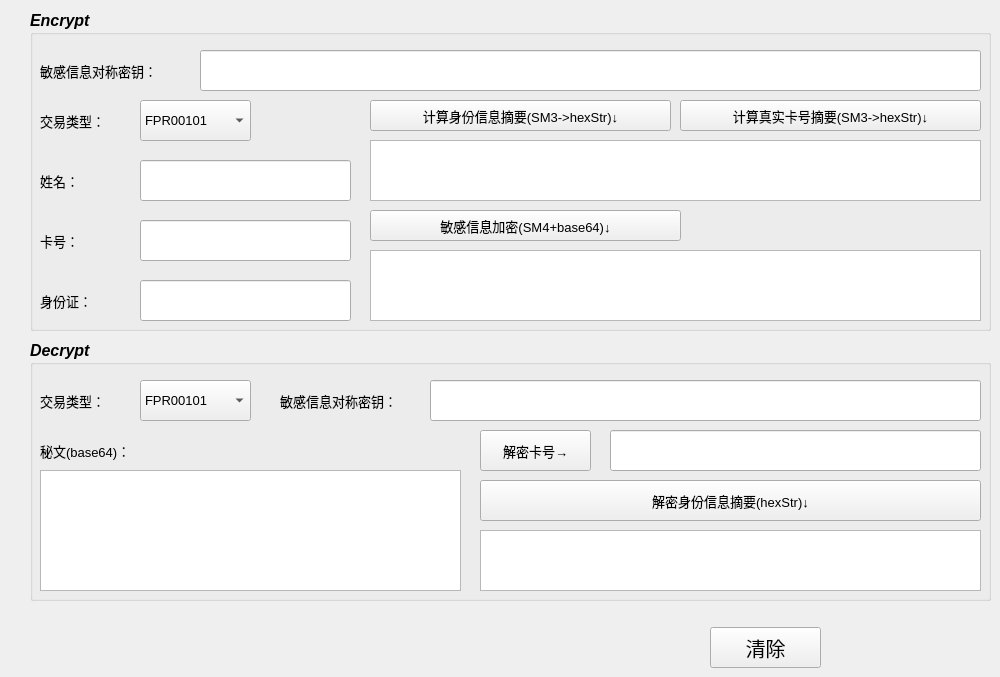
   <widget class="QWidget" name="TabSec">
    <attribute name="title">
     <string>       Sec       </string>
    </attribute>
    <widget class="QPushButton" name="Sense_ButtonClear">
     <property name="geometry">
      <rect>
       <x>710</x>
       <y>627</y>
       <width>111</width>
       <height>41</height>
      </rect>
     </property>
     <property name="font">
      <font>
       <family>Agency FB</family>
       <pointsize>15</pointsize>
      </font>
     </property>
     <property name="text">
      <string>清除</string>
     </property>
    </widget>
    <widget class="QGroupBox" name="groupBox_3">
     <property name="geometry">
      <rect>
       <x>30</x>
       <y>10</y>
       <width>961</width>
       <height>321</height>
      </rect>
     </property>
     <property name="font">
      <font>
       <pointsize>12</pointsize>
       <weight>75</weight>
       <italic>true</italic>
       <bold>true</bold>
      </font>
     </property>
     <property name="title">
      <string>Encrypt</string>
     </property>
     <widget class="QLabel" name="label_25">
      <property name="geometry">
       <rect>
        <x>10</x>
        <y>90</y>
        <width>91</width>
        <height>41</height>
       </rect>
      </property>
      <property name="font">
       <font>
        <pointsize>10</pointsize>
        <weight>50</weight>
        <italic>false</italic>
        <bold>false</bold>
       </font>
      </property>
      <property name="text">
       <string>交易类型：</string>
      </property>
     </widget>
     <widget class="QLabel" name="label_26">
      <property name="geometry">
       <rect>
        <x>10</x>
        <y>210</y>
        <width>91</width>
        <height>41</height>
       </rect>
      </property>
      <property name="font">
       <font>
        <pointsize>10</pointsize>
        <weight>50</weight>
        <italic>false</italic>
        <bold>false</bold>
       </font>
      </property>
      <property name="text">
       <string>卡号：</string>
      </property>
     </widget>
     <widget class="QLineEdit" name="Sec_Card">
      <property name="geometry">
       <rect>
        <x>110</x>
        <y>210</y>
        <width>211</width>
        <height>41</height>
       </rect>
      </property>
      <property name="font">
       <font>
        <pointsize>10</pointsize>
        <weight>50</weight>
        <italic>false</italic>
        <bold>false</bold>
       </font>
      </property>
     </widget>
     <widget class="QLabel" name="label_27">
      <property name="geometry">
       <rect>
        <x>10</x>
        <y>150</y>
        <width>91</width>
        <height>41</height>
       </rect>
      </property>
      <property name="font">
       <font>
        <pointsize>10</pointsize>
        <weight>50</weight>
        <italic>false</italic>
        <bold>false</bold>
       </font>
      </property>
      <property name="text">
       <string>姓名：</string>
      </property>
     </widget>
     <widget class="QLineEdit" name="Sec_Name">
      <property name="geometry">
       <rect>
        <x>110</x>
        <y>150</y>
        <width>211</width>
        <height>41</height>
       </rect>
      </property>
      <property name="font">
       <font>
        <pointsize>10</pointsize>
        <weight>50</weight>
        <italic>false</italic>
        <bold>false</bold>
       </font>
      </property>
     </widget>
     <widget class="QLabel" name="label_28">
      <property name="geometry">
       <rect>
        <x>10</x>
        <y>270</y>
        <width>91</width>
        <height>41</height>
       </rect>
      </property>
      <property name="font">
       <font>
        <pointsize>10</pointsize>
        <weight>50</weight>
        <italic>false</italic>
        <bold>false</bold>
       </font>
      </property>
      <property name="text">
       <string>身份证：</string>
      </property>
     </widget>
     <widget class="QLineEdit" name="Sec_Id">
      <property name="geometry">
       <rect>
        <x>110</x>
        <y>270</y>
        <width>211</width>
        <height>41</height>
       </rect>
      </property>
      <property name="font">
       <font>
        <pointsize>10</pointsize>
        <weight>50</weight>
        <italic>false</italic>
        <bold>false</bold>
       </font>
      </property>
     </widget>
     <widget class="QComboBox" name="Sec_Button1">
      <property name="geometry">
       <rect>
        <x>110</x>
        <y>90</y>
        <width>111</width>
        <height>41</height>
       </rect>
      </property>
      <property name="font">
       <font>
        <pointsize>10</pointsize>
        <weight>50</weight>
        <italic>false</italic>
        <bold>false</bold>
       </font>
      </property>
      <property name="currentIndex">
       <number>0</number>
      </property>
      <item>
       <property name="text">
        <string>FPR00101</string>
       </property>
      </item>
      <item>
       <property name="text">
        <string>FPR00102</string>
       </property>
      </item>
      <item>
       <property name="text">
        <string>FPR00103</string>
       </property>
      </item>
      <item>
       <property name="text">
        <string>FPR00201</string>
       </property>
      </item>
      <item>
       <property name="text">
        <string>FPR00202</string>
       </property>
      </item>
     </widget>
     <widget class="QTextEdit" name="Sec_Digest">
      <property name="geometry">
       <rect>
        <x>340</x>
        <y>130</y>
        <width>611</width>
        <height>61</height>
       </rect>
      </property>
      <property name="font">
       <font>
        <family>Consolas</family>
        <pointsize>12</pointsize>
        <weight>50</weight>
        <italic>false</italic>
        <bold>false</bold>
       </font>
      </property>
     </widget>
     <widget class="QPushButton" name="Sec_Button2">
      <property name="geometry">
       <rect>
        <x>340</x>
        <y>90</y>
        <width>301</width>
        <height>31</height>
       </rect>
      </property>
      <property name="font">
       <font>
        <pointsize>10</pointsize>
        <weight>50</weight>
        <italic>false</italic>
        <bold>false</bold>
       </font>
      </property>
      <property name="text">
       <string>计算身份信息摘要(SM3-&gt;hexStr)↓</string>
      </property>
     </widget>
     <widget class="QTextEdit" name="Sec_EncryptText">
      <property name="geometry">
       <rect>
        <x>340</x>
        <y>240</y>
        <width>611</width>
        <height>71</height>
       </rect>
      </property>
      <property name="font">
       <font>
        <family>Consolas</family>
        <pointsize>12</pointsize>
        <weight>50</weight>
        <italic>false</italic>
        <bold>false</bold>
       </font>
      </property>
     </widget>
     <widget class="QPushButton" name="Sec_Button3">
      <property name="geometry">
       <rect>
        <x>340</x>
        <y>200</y>
        <width>311</width>
        <height>31</height>
       </rect>
      </property>
      <property name="font">
       <font>
        <pointsize>10</pointsize>
        <weight>50</weight>
        <italic>false</italic>
        <bold>false</bold>
       </font>
      </property>
      <property name="text">
       <string>敏感信息加密(SM4+base64)↓</string>
      </property>
     </widget>
     <widget class="QLabel" name="label_30">
      <property name="geometry">
       <rect>
        <x>10</x>
        <y>40</y>
        <width>151</width>
        <height>41</height>
       </rect>
      </property>
      <property name="font">
       <font>
        <pointsize>10</pointsize>
        <weight>50</weight>
        <italic>false</italic>
        <bold>false</bold>
       </font>
      </property>
      <property name="text">
       <string>敏感信息对称密钥：</string>
      </property>
     </widget>
     <widget class="QLineEdit" name="Sec_Sk1">
      <property name="geometry">
       <rect>
        <x>170</x>
        <y>40</y>
        <width>781</width>
        <height>41</height>
       </rect>
      </property>
      <property name="font">
       <font>
        <family>Consolas</family>
        <pointsize>12</pointsize>
        <weight>50</weight>
        <italic>false</italic>
        <bold>false</bold>
       </font>
      </property>
     </widget>
     <widget class="QPushButton" name="Sec_Button2_2">
      <property name="geometry">
       <rect>
        <x>650</x>
        <y>90</y>
        <width>301</width>
        <height>31</height>
       </rect>
      </property>
      <property name="font">
       <font>
        <pointsize>10</pointsize>
        <weight>50</weight>
        <italic>false</italic>
        <bold>false</bold>
       </font>
      </property>
      <property name="text">
       <string>计算真实卡号摘要(SM3-&gt;hexStr)↓</string>
      </property>
     </widget>
    </widget>
    <widget class="QGroupBox" name="groupBox_4">
     <property name="geometry">
      <rect>
       <x>30</x>
       <y>340</y>
       <width>961</width>
       <height>261</height>
      </rect>
     </property>
     <property name="font">
      <font>
       <pointsize>12</pointsize>
       <weight>75</weight>
       <italic>true</italic>
       <bold>true</bold>
      </font>
     </property>
     <property name="title">
      <string>Decrypt</string>
     </property>
     <widget class="QLabel" name="label_24">
      <property name="geometry">
       <rect>
        <x>10</x>
        <y>90</y>
        <width>161</width>
        <height>41</height>
       </rect>
      </property>
      <property name="font">
       <font>
        <pointsize>10</pointsize>
        <weight>50</weight>
        <italic>false</italic>
        <bold>false</bold>
       </font>
      </property>
      <property name="text">
       <string>秘文(base64)：</string>
      </property>
     </widget>
     <widget class="QTextEdit" name="Sec_Cipher">
      <property name="geometry">
       <rect>
        <x>10</x>
        <y>130</y>
        <width>421</width>
        <height>121</height>
       </rect>
      </property>
      <property name="font">
       <font>
        <family>Consolas</family>
        <pointsize>12</pointsize>
        <weight>50</weight>
        <italic>false</italic>
        <bold>false</bold>
       </font>
      </property>
     </widget>
     <widget class="QLabel" name="label_29">
      <property name="geometry">
       <rect>
        <x>10</x>
        <y>40</y>
        <width>111</width>
        <height>41</height>
       </rect>
      </property>
      <property name="font">
       <font>
        <pointsize>10</pointsize>
        <weight>50</weight>
        <italic>false</italic>
        <bold>false</bold>
       </font>
      </property>
      <property name="text">
       <string>交易类型：</string>
      </property>
     </widget>
     <widget class="QComboBox" name="Sec_Button4">
      <property name="geometry">
       <rect>
        <x>110</x>
        <y>40</y>
        <width>111</width>
        <height>41</height>
       </rect>
      </property>
      <property name="font">
       <font>
        <pointsize>10</pointsize>
        <weight>50</weight>
        <italic>false</italic>
        <bold>false</bold>
       </font>
      </property>
      <item>
       <property name="text">
        <string>FPR00101</string>
       </property>
      </item>
      <item>
       <property name="text">
        <string>FPR00102</string>
       </property>
      </item>
      <item>
       <property name="text">
        <string>FPR00103</string>
       </property>
      </item>
      <item>
       <property name="text">
        <string>FPR00201</string>
       </property>
      </item>
      <item>
       <property name="text">
        <string>FPR00202</string>
       </property>
      </item>
     </widget>
     <widget class="QLineEdit" name="Sec_Card_2">
      <property name="geometry">
       <rect>
        <x>580</x>
        <y>90</y>
        <width>371</width>
        <height>41</height>
       </rect>
      </property>
      <property name="font">
       <font>
        <pointsize>10</pointsize>
        <weight>50</weight>
        <italic>false</italic>
        <bold>false</bold>
       </font>
      </property>
     </widget>
     <widget class="QPushButton" name="Sec_Button6">
      <property name="geometry">
       <rect>
        <x>450</x>
        <y>140</y>
        <width>501</width>
        <height>41</height>
       </rect>
      </property>
      <property name="font">
       <font>
        <pointsize>10</pointsize>
        <weight>50</weight>
        <italic>false</italic>
        <bold>false</bold>
       </font>
      </property>
      <property name="text">
       <string>解密身份信息摘要(hexStr)↓</string>
      </property>
     </widget>
     <widget class="QTextEdit" name="Sec_Digest_2">
      <property name="geometry">
       <rect>
        <x>450</x>
        <y>190</y>
        <width>501</width>
        <height>61</height>
       </rect>
      </property>
      <property name="font">
       <font>
        <family>Consolas</family>
        <pointsize>12</pointsize>
        <weight>50</weight>
        <italic>false</italic>
        <bold>false</bold>
       </font>
      </property>
     </widget>
     <widget class="QPushButton" name="Sec_Button5">
      <property name="geometry">
       <rect>
        <x>450</x>
        <y>90</y>
        <width>111</width>
        <height>41</height>
       </rect>
      </property>
      <property name="font">
       <font>
        <pointsize>10</pointsize>
        <weight>50</weight>
        <italic>false</italic>
        <bold>false</bold>
       </font>
      </property>
      <property name="text">
       <string>解密卡号→</string>
      </property>
     </widget>
     <widget class="QLabel" name="label_31">
      <property name="geometry">
       <rect>
        <x>250</x>
        <y>40</y>
        <width>151</width>
        <height>41</height>
       </rect>
      </property>
      <property name="font">
       <font>
        <pointsize>10</pointsize>
        <weight>50</weight>
        <italic>false</italic>
        <bold>false</bold>
       </font>
      </property>
      <property name="text">
       <string>敏感信息对称密钥：</string>
      </property>
     </widget>
     <widget class="QLineEdit" name="Sec_Sk2">
      <property name="geometry">
       <rect>
        <x>400</x>
        <y>40</y>
        <width>551</width>
        <height>41</height>
       </rect>
      </property>
      <property name="font">
       <font>
        <family>Consolas</family>
        <pointsize>12</pointsize>
        <weight>50</weight>
        <italic>false</italic>
        <bold>false</bold>
       </font>
      </property>
     </widget>
    </widget>
   </widget>
